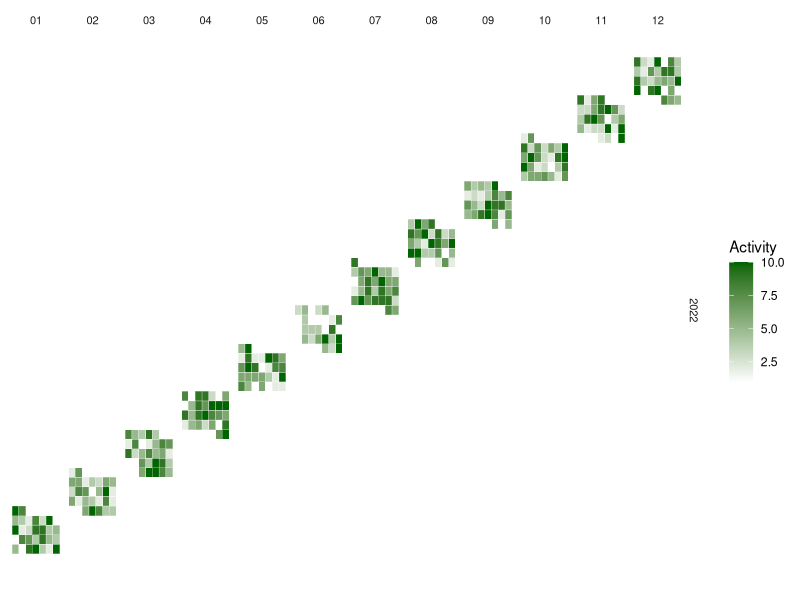
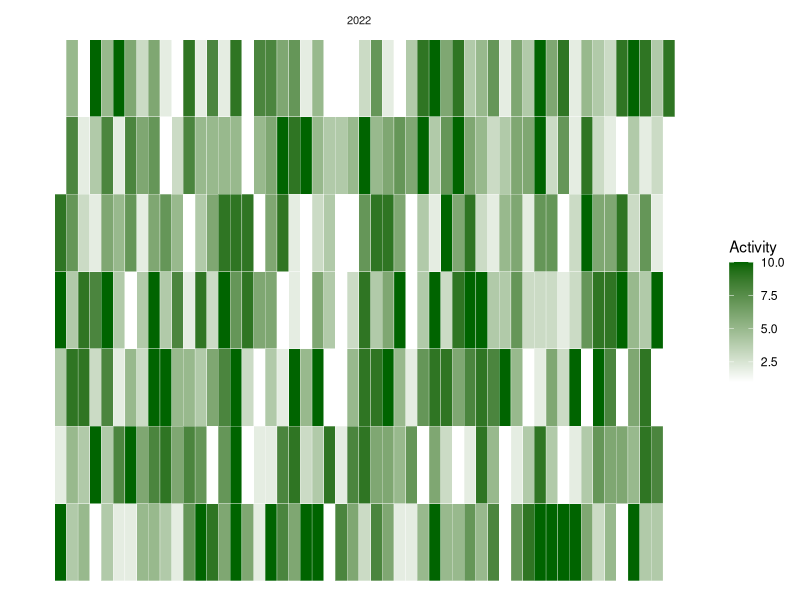
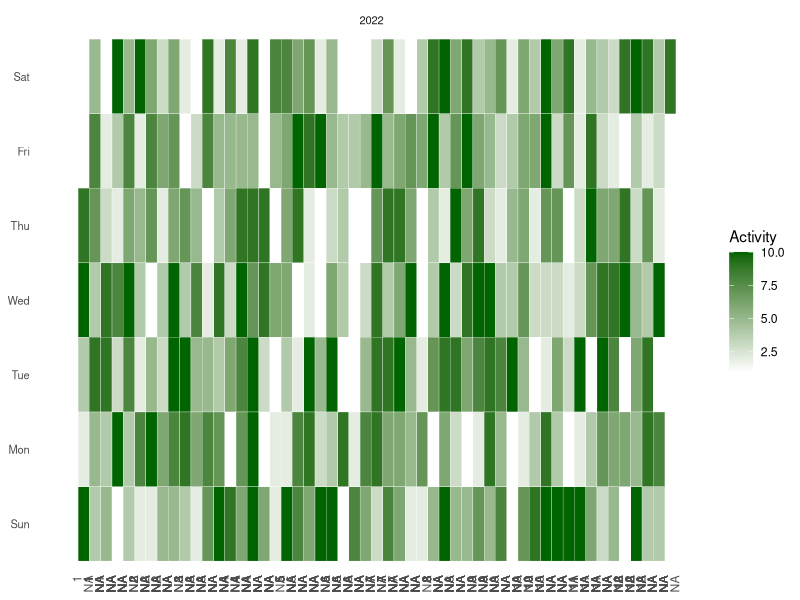
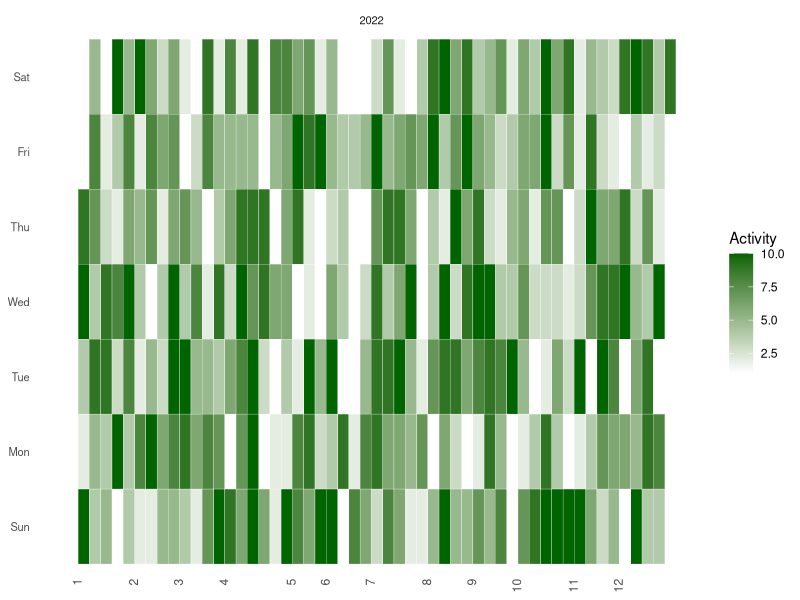
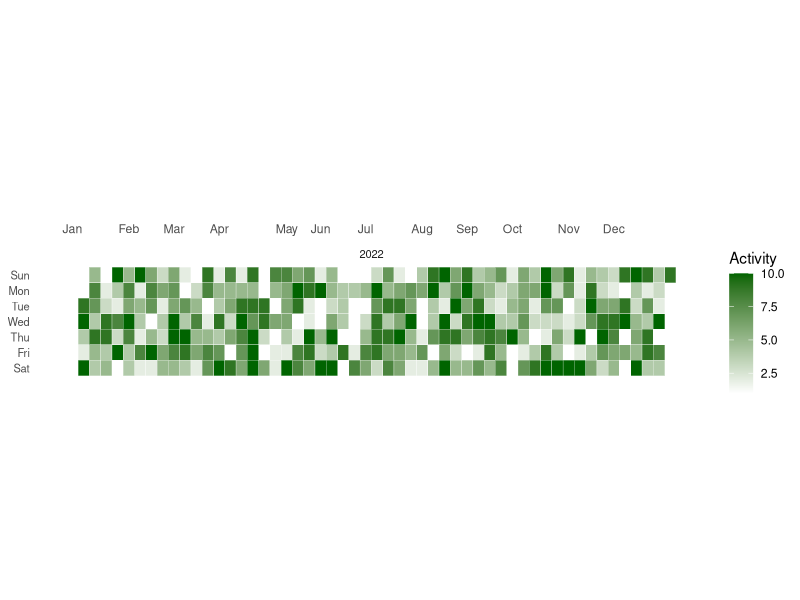
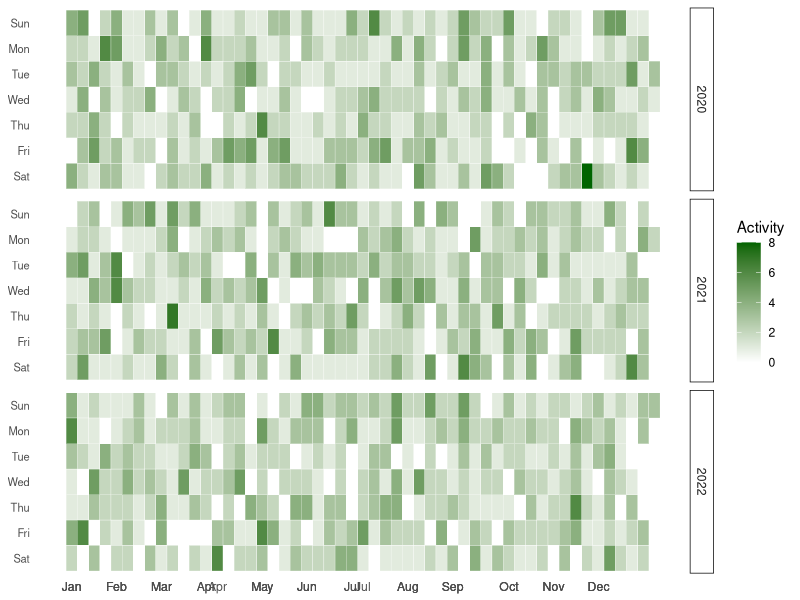
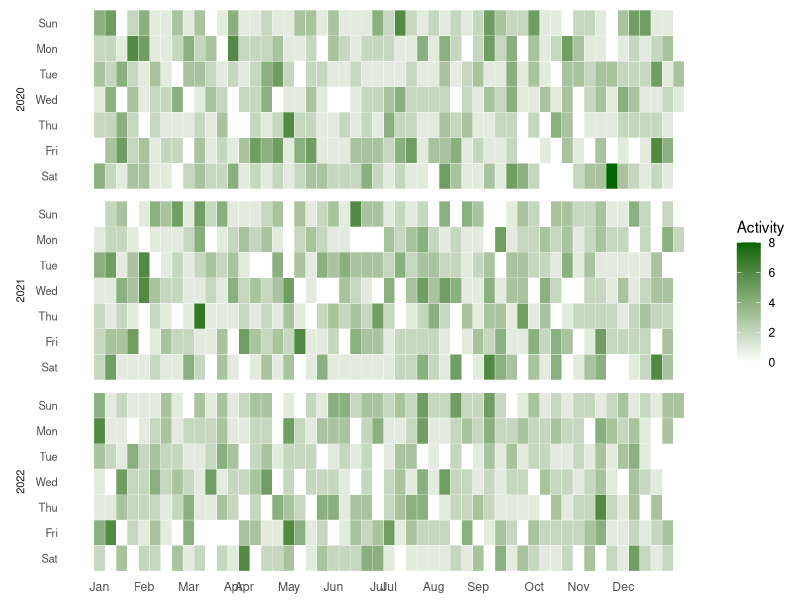
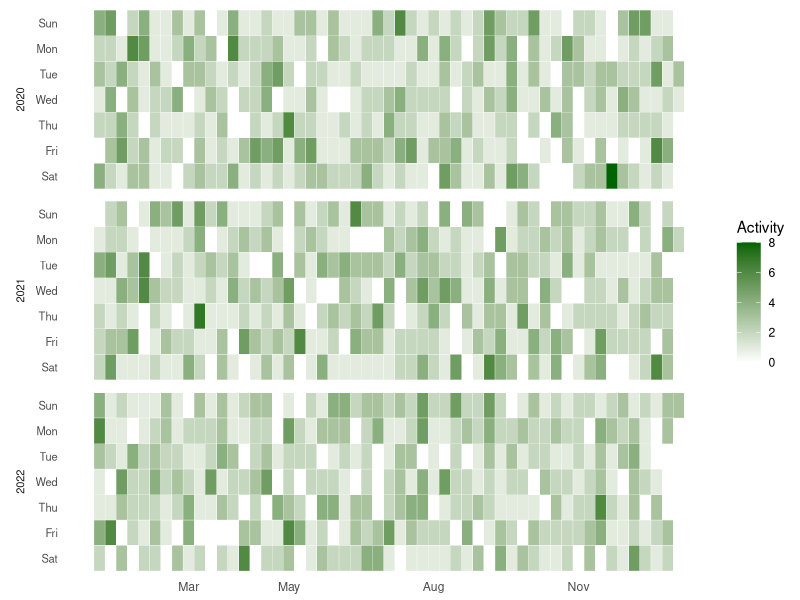

Recreate these plots in R, in order.
## ---- chunk 1
library(tidyverse)
## ---- chunk 2
set.seed(42)
data <- tibble(
  date = seq(as.Date('2022-01-01'), as.Date('2022-12-31'), by = 'day'),
  count = sample(1:10, 365, replace = TRUE)
)

## ---- chunk 3
# Function to calculate week of the year
week_of_year <- function(date) {
  yday <- lubridate::yday(date)
  wday <- lubridate::wday(date)
  return((yday - wday + 10) %/% 7)
}

# Applying the function to data
data <- data %>%
  mutate(
    year = format(date, "%Y"),
    month = format(date, "%m"),
    week = week_of_year(date),
    wday = wday(date, label = TRUE)
  )


ggplot(data, aes(x = week, y = wday, fill = count)) +
  geom_tile(color = "white") +
  scale_fill_gradientn(colors = c("white", "darkgreen")) +
  facet_grid(year~month, scales = "free", space = "free") +
  coord_flip() +
  theme_minimal() +
  theme(axis.text = element_blank(),
        axis.title = element_blank(),
        panel.grid = element_blank(),
        strip.text = element_text(size = 8)) +
  labs(fill = "Activity")

## ---- chunk 4
# Create a function to calculate the week number from a date for the whole year.
calc_week <- function(date) {
  as.numeric(format(date, "%U")) + 
    ifelse(format(date, "%w") == 0, 1, 0)
}

data <- data %>%
  mutate(
    wday = factor(wday(date, label = TRUE), levels = rev(levels(wday(date, label = TRUE)))),
    week = calc_week(date),
    year = year(date)
  )

# Use ggplot to create the calendar plot
ggplot(data, aes(x = week, y = wday, fill = count)) +
  geom_tile(color = "white") +
  scale_fill_gradientn(colors = c("white", "darkgreen")) +
  theme_minimal() +
  theme(axis.text = element_blank(),
        axis.title = element_blank(),
        panel.grid = element_blank(),
        strip.text = element_text(size = 8)) +
  labs(fill = "Activity") +
  facet_wrap(~year, ncol = 1)

## ---- chunk 5
# We'll add an additional 'month_label' column that only includes the first week of each month.
data <- data %>%
  mutate(
    wday = factor(wday(date, label = TRUE), levels = rev(levels(wday(date, label = TRUE)))),
    week = calc_week(date),
    year = year(date),
    month_label = ifelse(day(date) <= 7, month(date, label = TRUE), NA)
  )

# Use ggplot to create the calendar plot
ggplot(data, aes(x = week, y = wday, fill = count)) +
  geom_tile(color = "white") +
  scale_fill_gradientn(colors = c("white", "darkgreen")) +
  theme_minimal() +
  theme(axis.text.x = element_text(angle = 90, hjust = 1),
        axis.text.y = element_text(size = 8),
        axis.title = element_blank(),
        panel.grid = element_blank(),
        strip.text = element_text(size = 8)) +
  labs(fill = "Activity") +
  facet_wrap(~year, ncol = 1) +
  scale_x_continuous(breaks = data$week, labels = data$month_label) +
  scale_y_discrete(labels = rev(levels(data$wday)))

## ---- chunk 6
# Generate labels data frame
labels <- data %>%
  filter(day(date) == 1) %>%
  select(week, month_label)

# Use ggplot to create the calendar plot
ggplot(data, aes(x = week, y = wday, fill = count)) +
  geom_tile(color = "white") +
  scale_fill_gradientn(colors = c("white", "darkgreen")) +
  theme_minimal() +
  theme(axis.text.x = element_text(angle = 90, hjust = 1),
        axis.text.y = element_text(size = 8),
        axis.title = element_blank(),
        panel.grid = element_blank(),
        strip.text = element_text(size = 8)) +
  labs(fill = "Activity") +
  facet_wrap(~year, ncol = 1) +
  scale_x_continuous(breaks = labels$week, labels = labels$month_label) +
  scale_y_discrete(labels = rev(levels(data$wday)))

## ---- chunk 7
# Generate labels data frame
labels <- data %>%
  filter(day(date) == 1) %>%
  select(week, date) %>%
  mutate(month_label = format(date, "%b"))

# Create a vector of breaks and labels for the x-axis
breaks_x <- labels$week
labels_x <- labels$month_label

# Use ggplot to create the calendar plot
ggplot(data, aes(x = week, y = wday, fill = count)) +
  geom_tile(color = "white") +
  scale_fill_gradientn(colors = c("white", "darkgreen")) +
  theme_minimal() +
  theme(
    axis.text.x.top = element_text(angle = 0, hjust = 0.5, vjust=0.5),
    axis.text.y = element_text(size = 8),
    axis.title = element_blank(),
    panel.grid = element_blank(),
    strip.text = element_text(size = 8)
  ) +
  labs(fill = "Activity") +
  facet_wrap(~year, ncol = 1) +
  scale_x_continuous(breaks = breaks_x, labels = labels_x, position = "top") +
  scale_y_discrete(labels = levels(data$wday))  + theme(aspect.ratio = 1/6)

## ---- chunk 8
# Create a dataset for 3 years
set.seed(123)
data <- tibble(
  date = seq(as.Date("2020-01-01"), as.Date("2022-12-31"), by = "day"),
  count = rpois(length(date), 2)
) %>%
  mutate(
    wday = wday(date, label = TRUE),
    week = week(date),
    year = year(date),
    month_label = ifelse(day(date) == 1, format(date, "%b"), NA)
  )

# Generate labels data frame
labels <- data %>%
  filter(!is.na(month_label)) %>%
  select(week, month_label)

# Create a vector of breaks and labels for the x-axis
breaks_x <- labels$week
labels_x <- labels$month_label

# Use ggplot to create the calendar plot
ggplot(data, aes(x = week, y = wday, fill = count)) +
  geom_tile(color = "white") +
  scale_fill_gradientn(colors = c("white", "darkgreen")) +
  theme_minimal() +
  theme(
    axis.text.x.bottom = element_text(angle = 0, hjust = 0.5, vjust=0.5),
    axis.text.y = element_text(size = 8),
    axis.title = element_blank(),
    panel.grid = element_blank(),
    strip.text.x = element_text(size = 8),
    strip.background = element_rect(fill = "white")
  ) +
  labs(fill = "Activity") +
  facet_grid(year ~ ., switch = "x") +
  scale_x_continuous(breaks = breaks_x, labels = labels_x) +
  scale_y_discrete(labels = rev(levels(data$wday)))  # This reverses the y-axis

## ---- chunk 9
# Create a dataset for 3 years
set.seed(123)
data <- tibble(
  date = seq(as.Date("2020-01-01"), as.Date("2022-12-31"), by = "day"),
  count = rpois(length(date), 2)
) %>%
  mutate(
    wday = wday(date, label = TRUE),
    week = week(date),
    year = year(date),
    month = month(date),
    month_label = ifelse(day(date) == 1, format(date, "%b"), NA)
  )

# Generate labels data frame
labels <- data %>%
  filter(!is.na(month_label)) %>%
  distinct(week, .keep_all = TRUE)

# Create a vector of breaks and labels for the x-axis
breaks_x <- labels$week
labels_x <- labels$month_label

# Use ggplot to create the calendar plot
ggplot(data, aes(x = week, y = wday, fill = count)) +
  geom_tile(color = "white") +
  scale_fill_gradientn(colors = c("white", "darkgreen")) +
  theme_minimal() +
  theme(
    axis.text.x.bottom = element_text(angle = 0, hjust = 0.5, vjust=0.5),
    axis.text.y = element_text(size = 8),
    axis.title = element_blank(),
    panel.grid = element_blank(),
    strip.text = element_text(size = 8),
    strip.placement = "outside",
    strip.background = element_blank()
  ) +
  labs(fill = "Activity") +
  facet_grid(
    as.factor(year) ~ .,
    scales = "free_x",
    space = "free_x",
    switch = "y",
    labeller = label_parsed
  ) +
  scale_x_continuous(breaks = breaks_x, labels = labels_x) +
  scale_y_discrete(labels = rev(levels(data$wday)))  # This reverses the y-axis

## ---- chunk 10
# Create a dataset for 3 years
set.seed(123)
data <- tibble(
  date = seq(as.Date("2020-01-01"), as.Date("2022-12-31"), by = "day"),
  count = rpois(length(date), 2)
) %>%
  mutate(
    wday = wday(date, label = TRUE),
    week = week(date),
    year = year(date),
    month = month(date),
    month_label = ifelse(day(date) == 1 & wday(date) == 1, format(date, "%b"), NA)
  )

# Generate labels data frame
labels <- data %>%
  filter(!is.na(month_label)) %>%
  distinct(week, .keep_all = TRUE)

# Create a vector of breaks and labels for the x-axis
breaks_x <- labels$week
labels_x <- labels$month_label

# Use ggplot to create the calendar plot
ggplot(data, aes(x = week, y = wday, fill = count)) +
  geom_tile(color = "white") +
  scale_fill_gradientn(colors = c("white", "darkgreen")) +
  theme_minimal() +
  theme(
    axis.text.x.bottom = element_text(angle = 0, hjust = 0.5, vjust=0.5),
    axis.text.y = element_text(size = 8),
    axis.title = element_blank(),
    panel.grid = element_blank(),
    strip.text = element_text(size = 8),
    strip.placement = "outside",
    strip.background = element_blank()
  ) +
  labs(fill = "Activity") +
  facet_grid(
    as.factor(year) ~ .,
    scales = "free_x",
    space = "free_x",
    switch = "y",
    labeller = labeller(year = label_both)
  ) +
  scale_x_continuous(breaks = breaks_x, labels = labels_x) +
  scale_y_discrete(labels = rev(levels(data$wday)))  # This reverses the y-axis

## ---- chunk 11
# Create a dataset for 3 years
set.seed(123)
data <- tibble(
  date = seq(as.Date("2020-01-01"), as.Date("2022-12-31"), by = "day"),
  count = rpois(length(date), 2)
) %>%
  mutate(
    wday = wday(date, label = TRUE),
    week = week(date),
    year = year(date),
    month = month(date),
    month_label = ifelse(day(date) == 1 | (month(date) != lag(month(date))), format(date, "%b"), NA)
  )

# Generate labels data frame
labels <- data %>%
  filter(!is.na(month_label)) %>%
  distinct(week, .keep_all = TRUE)

# Create a vector of breaks and labels for the x-axis
breaks_x <- labels$week
labels_x <- labels$month_label

# Define a custom labeller function
custom_labeller <- function(variable,value){
  return(as.character(value))
}

# Use ggplot to create the calendar plot
ggplot(data, aes(x = week, y = wday, fill = count)) +
  geom_tile(color = "white") +
  scale_fill_gradientn(colors = c("white", "darkgreen")) +
  theme_minimal() +
  theme(
    axis.text.x.bottom = element_text(angle = 0, hjust = 0.5, vjust=0.5),
    axis.text.y = element_text(size = 8),
    axis.title = element_blank(),
    panel.grid = element_blank(),
    strip.text = element_text(size = 8),
    strip.placement = "outside",
    strip.background = element_blank()
  ) +
  labs(fill = "Activity") +
  facet_grid(
    as.factor(year) ~ .,
    scales = "free_x",
    space = "free_x",
    switch = "y",
    labeller = custom_labeller
  ) +
  scale_x_continuous(breaks = breaks_x, labels = labels_x) +
  scale_y_discrete(labels = rev(levels(data$wday)))  # This reverses the y-axis

